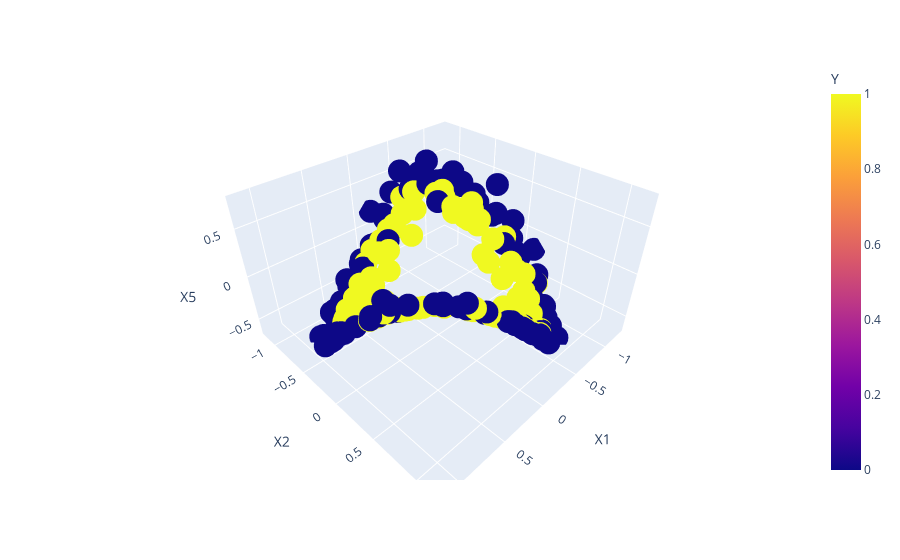

Notebook code for this chart:
### Code cell
fig = px.scatter_3d(df,x='X1',y='X2',z='X5',color='Y')
fig.show()

### Figure 1 — Plotly figure (JSON) as saved in the notebook; plotly's stock layout.template omitted (floating-point values rounded to 4 significant figures; data arrays with more than 128 entries replaced by an {"elided": "..."} marker saying what was removed)
{"data": [{"hovertemplate": "X1=%{x}<br>X2=%{y}<br>X5=%{z}<br>Y=%{marker.color}<extra></extra>", "legendgroup": "", "marker": {"color": {"elided": "200 int values"}, "coloraxis": "coloraxis", "symbol": "circle"}, "mode": "markers", "name": "", "scene": "scene", "showlegend": false, "type": "scatter3d", "x": {"elided": "200 float values"}, "y": {"elided": "200 float values"}, "z": {"elided": "200 float values"}}], "layout": {"coloraxis": {"colorbar": {"title": {"text": "Y"}}, "colorscale": [[0, "#0d0887"], [0.1111, "#46039f"], [0.2222, "#7201a8"], [0.3333, "#9c179e"], [0.4444, "#bd3786"], [0.5556, "#d8576b"], [0.6667, "#ed7953"], [0.7778, "#fb9f3a"], [0.8889, "#fdca26"], [1, "#f0f921"]]}, "legend": {"tracegroupgap": 0}, "margin": {"t": 60}, "scene": {"domain": {"x": [0, 1], "y": [0, 1]}, "xaxis": {"title": {"text": "X1"}}, "yaxis": {"title": {"text": "X2"}}, "zaxis": {"title": {"text": "X5"}}}}}
